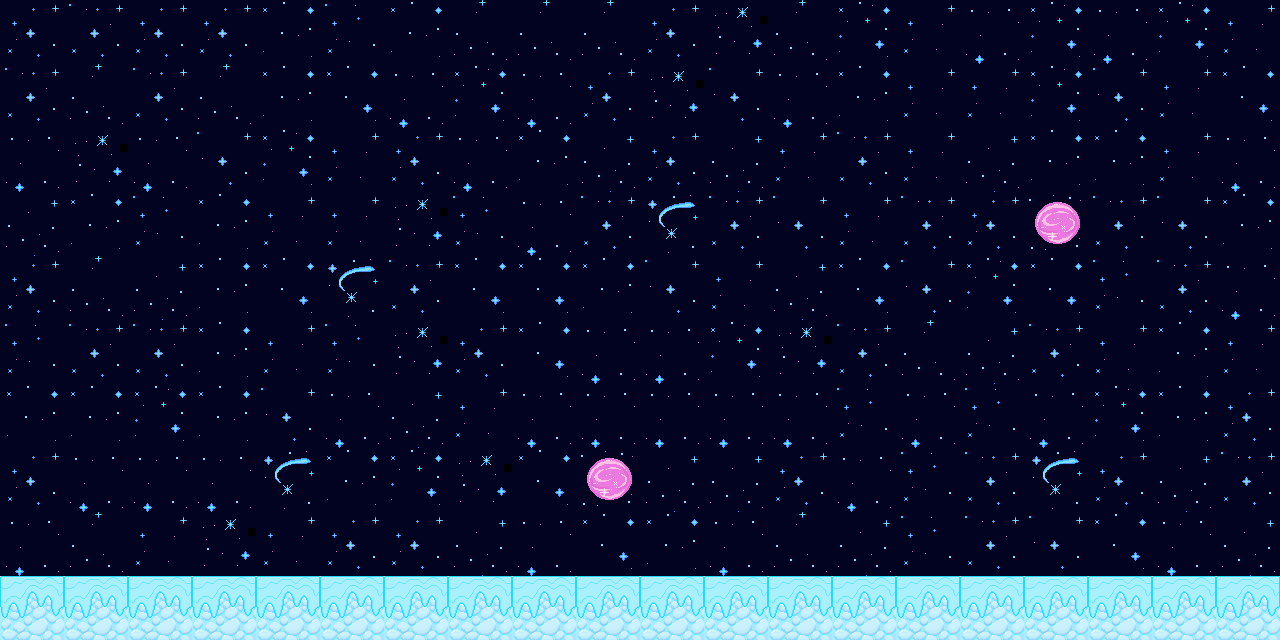

A level layout from a 2D game, rendered from its tile map. Below: a short description, then the map file with tile-grid data replaced by summaries:
An orthogonal 20x10 tile map with 64x64 px tiles, 2 tile layers (Background, Ground), 2 tilesets and 10 objects (RangeElement).

<map version="1.8" tiledversion="1.8.4" orientation="orthogonal" renderorder="right-down" width="20" height="10" tilewidth="64" tileheight="64" infinite="0" nextlayerid="8" nextobjectid="90">
 <editorsettings>
  <export target="level2.json" format="json" />
 </editorsettings>
 <properties>
  <property name="name" value="Act 2: Huuuuuuuuuubert" />
 </properties>
 <tileset firstgid="1" name="ground_tileset" tilewidth="64" tileheight="64" tilecount="50" columns="10">
  <image source="../tilesets/ground_tileset.png" width="640" height="320" />
  <tile id="1" type="food" />
  <tile id="3" type="player" />
  <tile id="5" type="RangeElement">
   <properties>
    <property name="elements" value="'Use ', keyboard" />
    <property name="oneUse" type="int" value="-1" />
    <property name="rangeHeight" type="int" value="150" />
    <property name="rangeOffsetX" type="int" value="0" />
    <property name="rangeOffsetY" type="int" value="0" />
    <property name="rangeWidth" type="int" value="150" />
   </properties>
  </tile>
  <tile id="10" probability="0.1" />
  <tile id="14" probability="0.1" />
 </tileset>
 <tileset firstgid="51" name="cats" tilewidth="256" tileheight="256" tilecount="11" columns="0">
  <grid orientation="orthogonal" width="1" height="1" />
  <tile id="0" type="biscuit">
   <properties>
    <property name="movesLeft" type="int" value="2" />
   </properties>
   <image width="215" height="53" source="../tilesets/cats_tileset/biscuit.png" />
  </tile>
  <tile id="1" type="clyde">
   <properties>
    <property name="movesLeft" type="int" value="2" />
   </properties>
   <image width="152" height="60" source="../tilesets/cats_tileset/clyde.png" />
  </tile>
  <tile id="3" type="horton">
   <properties>
    <property name="movesLeft" type="int" value="2" />
   </properties>
   <image width="256" height="256" source="../tilesets/cats_tileset/horton.png" />
  </tile>
  <tile id="4" type="hubert">
   <properties>
    <property name="end_scale" type="float" value="1" />
    <property name="init_scale" type="float" value="1" />
    <property name="movesLeft" type="int" value="2" />
   </properties>
   <image width="75" height="204" source="../tilesets/cats_tileset/hubert.png" />
  </tile>
  <tile id="5" type="jasmine">
   <properties>
    <property name="movesLeft" type="int" value="2" />
   </properties>
   <image width="75" height="204" source="../tilesets/cats_tileset/jasmine.png" />
  </tile>
  <tile id="6" type="luna">
   <properties>
    <property name="movesLeft" type="int" value="0" />
   </properties>
   <image width="128" height="64" source="../tilesets/cats_tileset/luna.png" />
  </tile>
  <tile id="7" type="newton">
   <properties>
    <property name="movesLeft" type="int" value="2" />
   </properties>
   <image width="128" height="64" source="../tilesets/cats_tileset/newton.png" />
  </tile>
  <tile id="8" type="quinn">
   <properties>
    <property name="movesLeft" type="int" value="2" />
   </properties>
   <image width="127" height="85" source="../tilesets/cats_tileset/quinn.png" />
  </tile>
  <tile id="2" type="davinci">
   <properties>
    <property name="movesLeft" type="int" value="0" />
   </properties>
   <image width="58" height="129" source="../tilesets/cats_tileset/davinci.png" />
  </tile>
  <tile id="9" type="dreda">
   <properties>
    <property name="movesLeft" type="int" value="2" />
   </properties>
   <image width="204" height="50" source="../tilesets/cats_tileset/dreda.png" />
  </tile>
  <tile id="10" type="tigra">
   <properties>
    <property name="movesLeft" value="2" />
   </properties>
   <image width="128" height="64" source="../tilesets/cats_tileset/tigra.png" />
  </tile>
 </tileset>
 <layer id="5" name="Background" width="20" height="10">
  <data>[200 cells, 200 non-empty, 14 distinct tile ids]</data>
 </layer>
 <objectgroup id="7" name="Display">
  <object id="80" x="128" y="435.515" width="150" height="150">
   <ellipse />
  </object>
  <object id="85" gid="6" x="346.788" y="457.799" width="64" height="64">
   <properties>
    <property name="elements" value="'Use ', lclick, ' to drag Miao's cats!'" />
    <property name="rangeOffsetX" type="int" value="-150" />
    <property name="rangeOffsetY" type="int" value="0" />
    <property name="rangeWidth" type="int" value="150" />
   </properties>
  </object>
  <object id="88" gid="6" x="438.154" y="454.992" width="64" height="64">
   <properties>
    <property name="elements" value="'And press ', R, ' to restart.'" />
    <property name="oneUse" type="int" value="0" />
    <property name="rangeOffsetX" type="int" value="200" />
   </properties>
  </object>
  <object id="89" type="RangeElement" gid="6" x="346.777" y="455.841" width="64" height="64">
   <properties>
    <property name="elements" value="'Use ', rclick, ' to cancel!'" />
    <property name="rangeOffsetX" type="int" value="110" />
    <property name="rangeOffsetY" type="int" value="0" />
    <property name="rangeWidth" type="int" value="150" />
   </properties>
  </object>
 </objectgroup>
 <layer id="1" name="Ground" width="20" height="10">
  <data>[200 cells, 20 non-empty, 1 distinct tile ids]</data>
 </layer>
 <objectgroup id="2" name="Food">
  <object id="68" gid="2" x="763.515" y="527.152" width="64" height="64" />
  <object id="70" gid="2" x="960" y="192" width="64" height="64" />
 </objectgroup>
 <objectgroup id="3" name="Cats">
  <object id="82" gid="57" x="0" y="576" width="132" height="65" />
  <object id="83" gid="55" x="690.061" y="576" width="83" height="351">
   <properties>
    <property name="end_scale" type="float" value="4" />
    <property name="init_scale" type="float" value="2" />
   </properties>
  </object>
  <object id="87" gid="61" x="923.879" y="274.424" width="128" height="64" />
 </objectgroup>
 <objectgroup id="4" name="Player" visible="0">
  <object id="46" gid="4" x="0" y="512" width="64" height="64" />
 </objectgroup>
</map>
